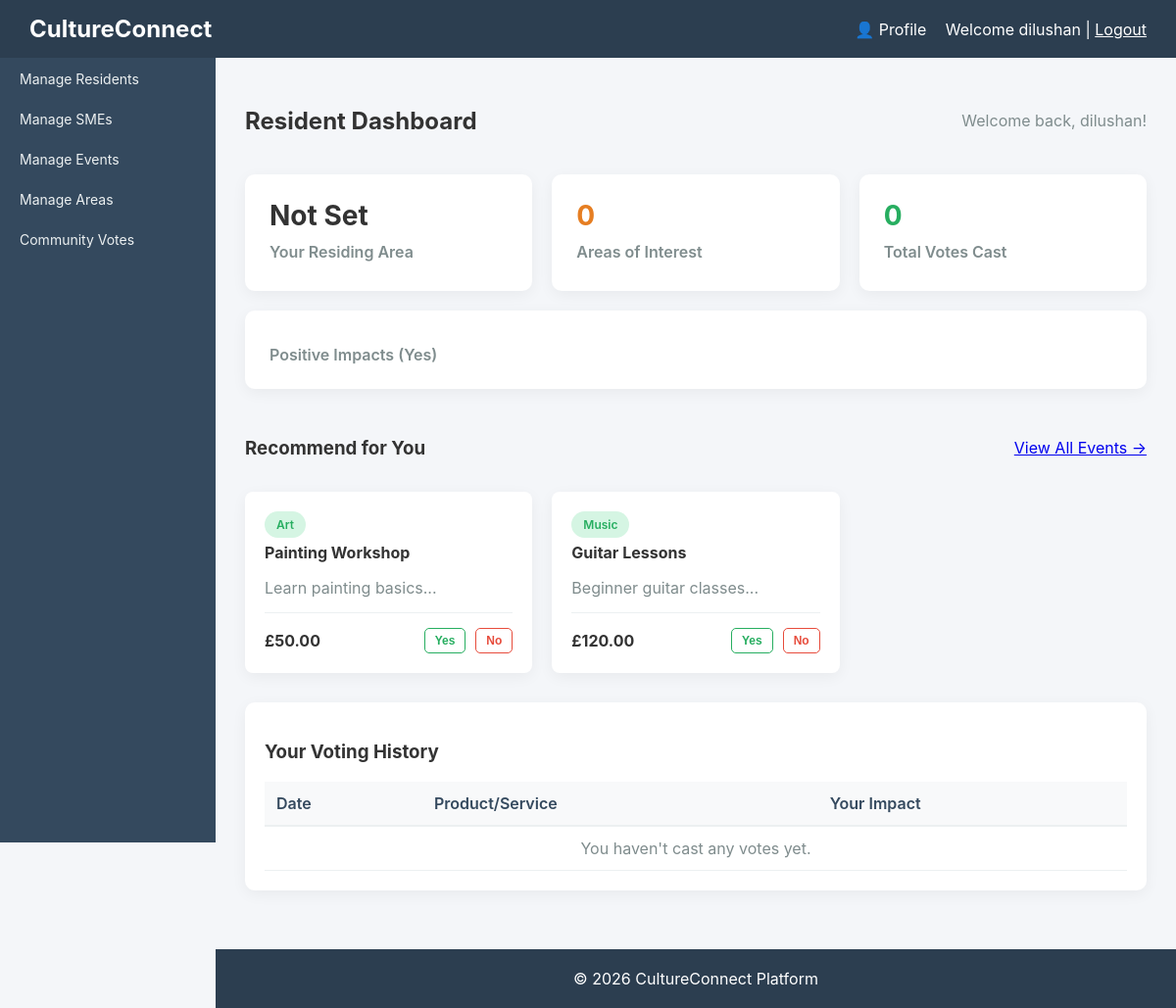
Page / (signed in) on the earlier database version.
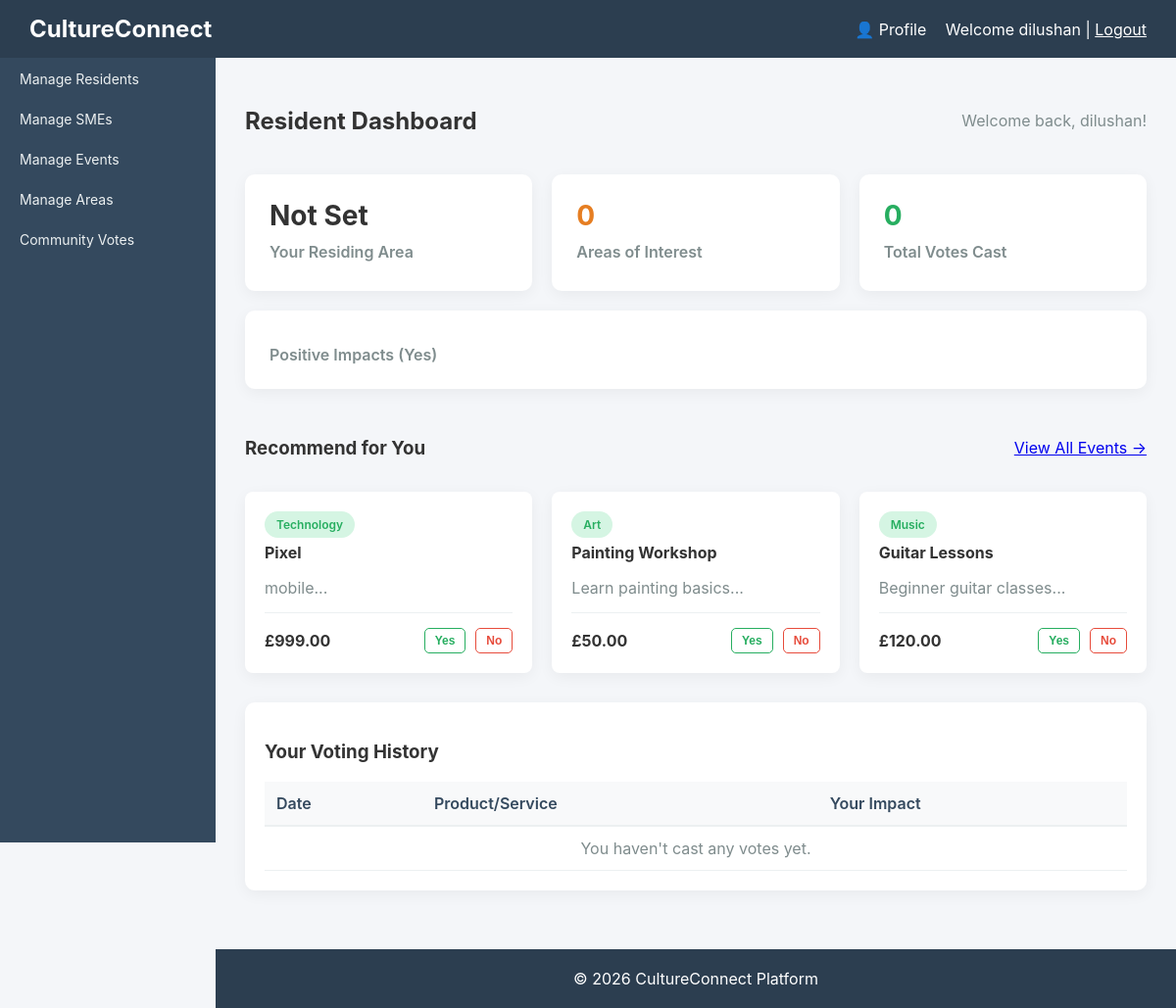
Same page on the later database version.
### tables this page shows
CREATE TABLE `products` (
  `id` int(11) NOT NULL,
  `sme_id` int(11) DEFAULT NULL,
  `name` varchar(150) DEFAULT NULL,
  `description` text DEFAULT NULL,
  `category` varchar(100) DEFAULT NULL,
  `price_category` enum('Affordable','Moderate','Premium') DEFAULT NULL,
  `price` decimal(10,2) DEFAULT NULL,
  `availability` tinyint(1) DEFAULT 1,
  `created_at` timestamp NOT NULL DEFAULT current_timestamp()
);

### controllers/UserController.php (called while the page is built, shortened)
<?php
class UserController {
    public function dashboard(){
        require_once $_SERVER['DOCUMENT_ROOT'] . '/cultureconnect/models/Product.php';
        $productModel = new Product();
        $stmt = $productModel->readAll();
        $products = $stmt->fetchAll(PDO::FETCH_ASSOC);
        $database = new Database();
        $conn = $database->getConnection();
        $stmtVotes = $conn->prepare("SELECT product_id, vote FROM votes WHERE user_id = :user_id");
        $stmtVotes->bindParam(':user_id', $_SESSION['user_id']);
        $stmtVotes->execute();
        $user_votes = $stmtVotes->fetchAll(PDO::FETCH_KEY_PAIR);
        require $_SERVER['DOCUMENT_ROOT'] . '/cultureconnect/views/user/dashboard.php';
    }
}
?>

### index.php (called while the page is built)
<?php
    require_once 'router.php';
?>

### models/Product.php (called while the page is built, shortened)
<?php
require_once $_SERVER['DOCUMENT_ROOT'] . '/cultureconnect/config/database.php';
class Product {
    private $conn;
    private $table_name = "products";
    public function __construct() {
        $database = new Database();
        $this->conn = $database->getConnection();
    }
    public function readAll($sme_id = null) {
        $query = "SELECT p.*, s.business_name FROM " . $this->table_name . " p
                  LEFT JOIN smes s ON p.sme_id = s.id";
        $query .= " ORDER BY p.created_at DESC";
        $stmt = $this->conn->prepare($query);
        $stmt->execute();
        return $stmt;
    }
}
?>

### config/database.php (called while the page is built, shortened)
<?php
class Database {
    private $host = "localhost";
    private $db_name = "cultureconnect";
    private $username = "root";
    private $password = "";
    public function getConnection() {
        $this->conn = null;
        try {
            $this->conn = new PDO(
                "mysql:host=" . $this->host . ";dbname=" . $this->db_name,
                $this->username,
                $this->password
            );
            $this->conn->setAttribute(PDO::ATTR_ERRMODE, PDO::ERRMODE_EXCEPTION);
        } catch(PDOException $exception) {
            echo "Connection error: " . $exception->getMessage();
        }
        return $this->conn;
    }
}

### views/user/dashboard.php (the view, shortened to what the changed rows need)
<?php include($_SERVER['DOCUMENT_ROOT'] . '/cultureconnect/views/layouts/header.php'); ?>
<div class="content">
    <div class="flex-between mb-20">
        <h2>Resident Dashboard</h2>
    </div>
    <div class="mb-30">
        <div class="grid-3">
            <?php
            $suggested = array_slice($products, 0, 3);
            foreach($suggested as $p):
                $current_vote = $user_votes[$p['id']] ?? null;
            ?>
                <div class="activity p-20 br-8">
                    <div class="badge badge-success mb-10"><?php echo htmlspecialchars($p['category']); ?></div>
                    <h4 class="m-0"><?php echo htmlspecialchars($p['name']); ?></h4>
                    <p class="fs-14 text-muted mb-15"><?php echo substr(htmlspecialchars($p['description']), 0, 60) . '...'; ?></p>
                    <div class="flex-between items-center border-top p-top-15">
                        <div class="text-bold">£<?php echo number_format($p['price'], 2); ?></div>
                        <div class="flex-gap-10">
                            <form action="/cultureconnect/votes/store" method="POST" style="display:inline;">
                                <button type="submit" class="btn btn-sm <?php echo $current_vote === 'Yes' ? 'btn-success' : 'btn-outline-success'; ?>">Yes</button>
                            </form>
                            <form action="/cultureconnect/votes/store" method="POST" style="display:inline;">
                                <button type="submit" class="btn btn-sm <?php echo $current_vote === 'No' ? 'btn-danger' : 'btn-outline-danger'; ?>">No</button>
                            </form>
                        </div>
                    </div>
                </div>
            <?php endforeach; ?>
        </div>
    </div>
    <div class="activity">
        <table>
            <thead>
                <tr>
                    <th>Date</th>
                    <th>Product/Service</th>
                    <th>Your Impact</th>
                </tr>
            </thead>
        </table>
    </div>
</div>
<?php include($_SERVER['DOCUMENT_ROOT'] . '/cultureconnect/views/layouts/footer.php'); ?>

Differences in the rows shown:
added products: category "Technology", name "Pixel", description "mobile", price "999.00"
